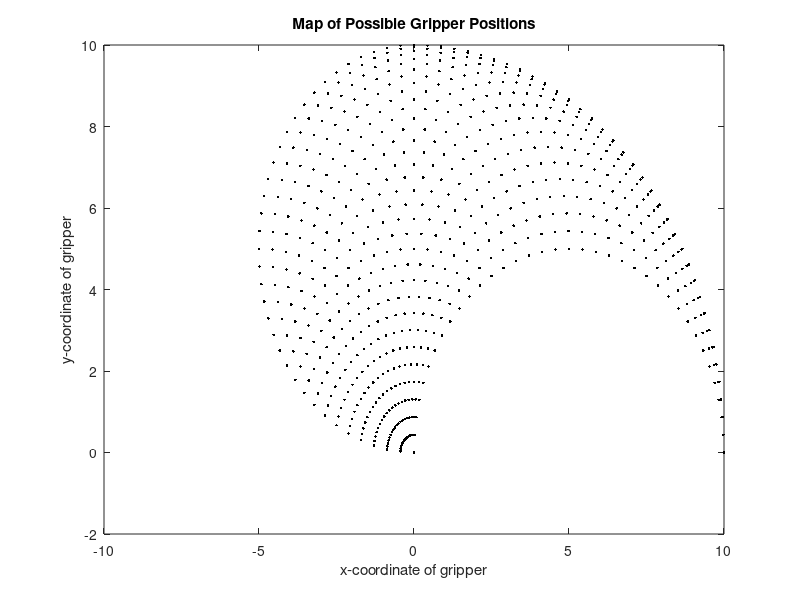

Source code (MATLAB):
% HW 5.1 Task 2: Create a plot of possible gripper position of a simple schematic of a two-link robot arm.
% File: HW_5p1_Task2_PRADHASK.m
% Date: 02/17/2021
% By: (If Team Assignment, include all members info)
%     Saumick Pradhan
%
% Section: 017
% Team: 274
%
% ELECTRONIC SIGNATURE (if team assignment, include all members info)
% Saumick Pradhan
%
% The electronic signature above indicates the script
% submitted for evaluation is my individual work, and I
% have a general understanding of all aspects of its
% development and execution.
%
% Input link lengths L1 and L2, create theta 1 and theta 2. Create X
% gripper and Y gripper matrix and plot a graph.

clc();clear();

%Input L1 and L2
L1 = input("Input value of Length 1: ");
L2 = input("\nInput value of Length 2: ");

%Check inputs validity
while ((L1<0) || (L2<0))
    
    if (L1<0)
        fprintf("\nInvalid Input for the Length 1. Enter positive value.")
        L1 = input("\nEnter the value of Length 1: ");
    end
    
    if (L2<0)
        fprintf("\nInvalid Input for the Length 2. Enter positive value.")
        L1 = input("\nEnter the value of Length 1: ");
    end
    
end

%Initialize variables
Xg = zeros;
Yg = zeros;
c = 1;

%run loop for matrix
for i = 0 : 5 : 90
    for j = 0 : 5 : 180 
        Xg(c) = L1 * cos(i*(pi/180)) + L2 * cos((i+j)*(pi/180));
        Yg(c) = L1 * sin(i*(pi/180)) + L2 * sin((i+j)*(pi/180));
        c = c + 1;
    end
end

%plotting graph
plot(Xg,Yg,'k.');
title("Map of Possible Gripper Positions") 
xlabel("x-coordinate of gripper")
ylabel("y-coordinate of gripper")